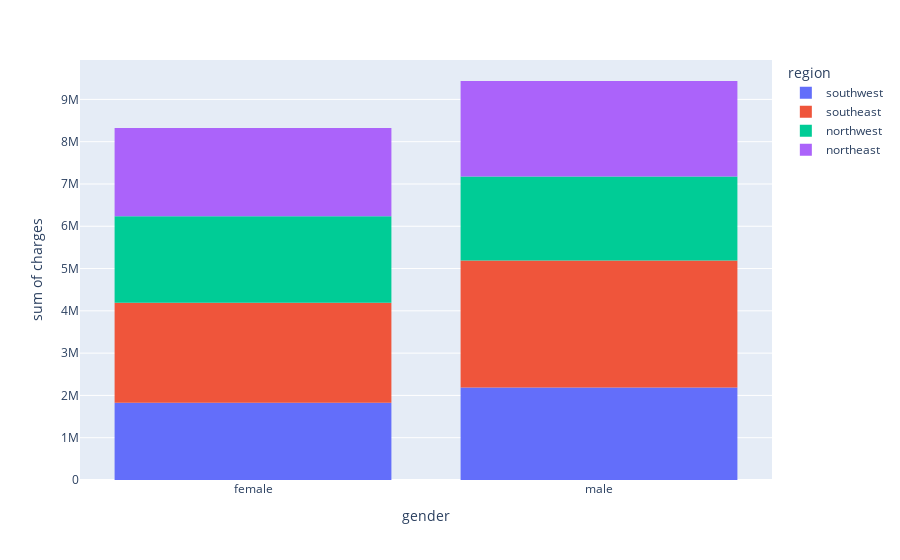

Notebook code for this chart:
### Code cell
px.histogram(insurance_df,x='gender',y = 'charges',color = 'region')

### Figure 1 — Plotly figure (JSON) as saved in the notebook; plotly's stock layout.template omitted (floating-point values rounded to 4 significant figures; data arrays with more than 128 entries replaced by an {"elided": "..."} marker saying what was removed)
{"data": [{"alignmentgroup": "True", "bingroup": "x", "histfunc": "sum", "hovertemplate": "region=southwest<br>gender=%{x}<br>sum of charges=%{y}<extra></extra>", "legendgroup": "southwest", "marker": {"color": "#636efa", "pattern": {"shape": ""}}, "name": "southwest", "offsetgroup": "southwest", "orientation": "v", "showlegend": true, "type": "histogram", "x": {"elided": "325 str values"}, "xaxis": "x", "y": {"elided": "325 float values"}, "yaxis": "y"}, {"alignmentgroup": "True", "bingroup": "x", "histfunc": "sum", "hovertemplate": "region=southeast<br>gender=%{x}<br>sum of charges=%{y}<extra></extra>", "legendgroup": "southeast", "marker": {"color": "#EF553B", "pattern": {"shape": ""}}, "name": "southeast", "offsetgroup": "southeast", "orientation": "v", "showlegend": true, "type": "histogram", "x": {"elided": "364 str values"}, "xaxis": "x", "y": {"elided": "364 float values"}, "yaxis": "y"}, {"alignmentgroup": "True", "bingroup": "x", "histfunc": "sum", "hovertemplate": "region=northwest<br>gender=%{x}<br>sum of charges=%{y}<extra></extra>", "legendgroup": "northwest", "marker": {"color": "#00cc96", "pattern": {"shape": ""}}, "name": "northwest", "offsetgroup": "northwest", "orientation": "v", "showlegend": true, "type": "histogram", "x": {"elided": "325 str values"}, "xaxis": "x", "y": {"elided": "325 float values"}, "yaxis": "y"}, {"alignmentgroup": "True", "bingroup": "x", "histfunc": "sum", "hovertemplate": "region=northeast<br>gender=%{x}<br>sum of charges=%{y}<extra></extra>", "legendgroup": "northeast", "marker": {"color": "#ab63fa", "pattern": {"shape": ""}}, "name": "northeast", "offsetgroup": "northeast", "orientation": "v", "showlegend": true, "type": "histogram", "x": {"elided": "324 str values"}, "xaxis": "x", "y": {"elided": "324 float values"}, "yaxis": "y"}], "layout": {"barmode": "relative", "legend": {"title": {"text": "region"}, "tracegroupgap": 0}, "margin": {"t": 60}, "xaxis": {"anchor": "y", "domain": [0, 1], "title": {"text": "gender"}}, "yaxis": {"anchor": "x", "domain": [0, 1], "title": {"text": "sum of charges"}}}}
